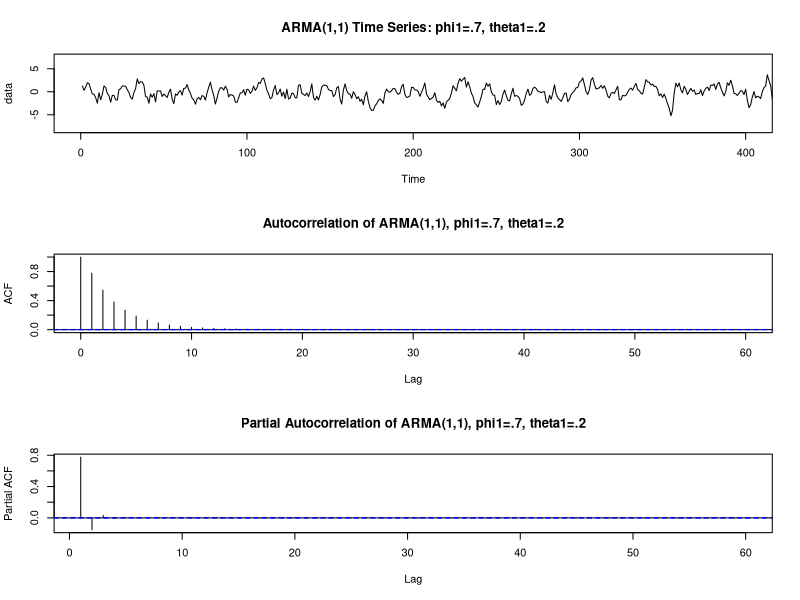
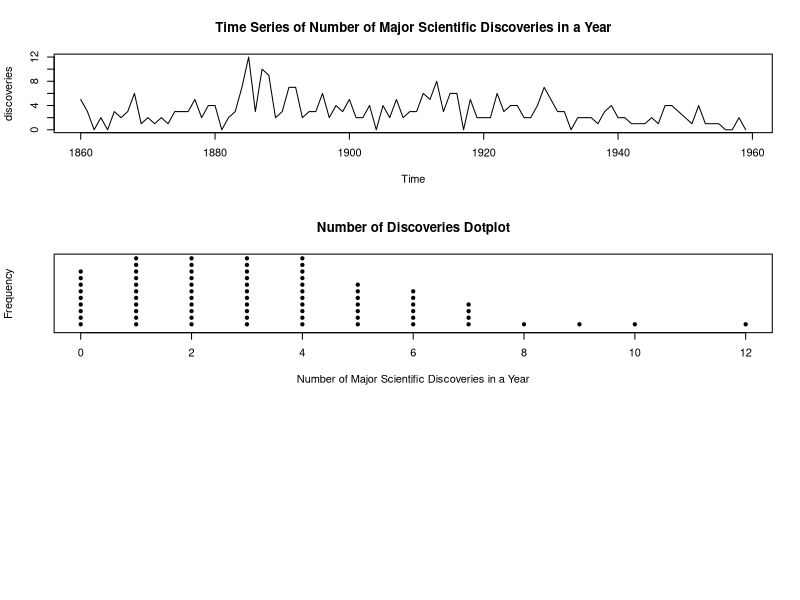
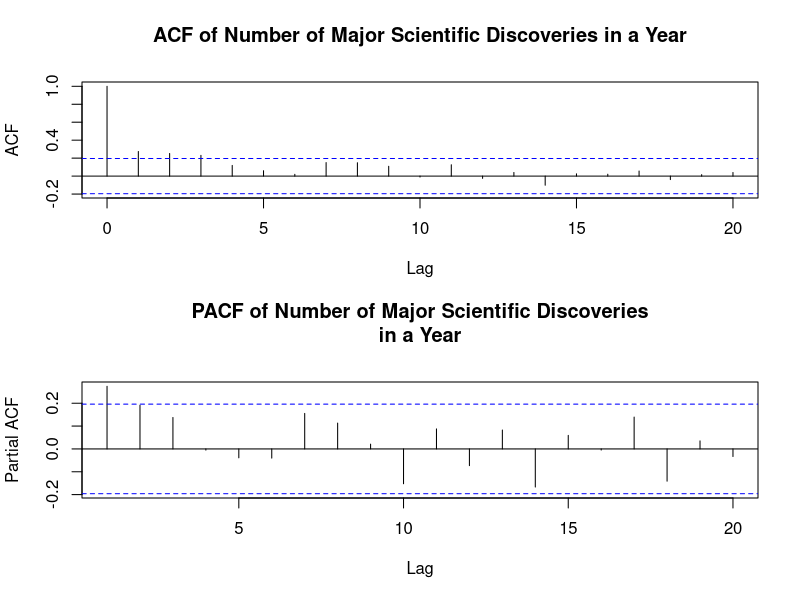

The R source for these figures, in order:
require("forecast")
rm(list=ls(all=TRUE))
set.seed(500) # Beginning of Heptarchy: Kent, Essex, Sussex,
# Wessex, East Anglia, Mercia, and Northumbria.
data = arima.sim( list(order = c(1,0,1), ar =.7, ma=.2), n = 1000000)
par(mfcol = c(3,1 ))
plot(data, main="ARMA(1,1) Time Series: phi1=.7, theta1=.2", xlim=c(0,400)) #first terms
acf(data, main="Autocorrelation of ARMA(1,1), phi1=.7, theta1=.2")
acf(data, type="partial", main="Partial Autocorrelation of ARMA(1,1), phi1=.7, theta1=.2")

modelo=arima(data,order=c(1,0,1),include.mean=FALSE)
modelo$coef

#(1-0.7B)x(t)=(1+0.2B)z(t)
# Ley geometrica ar^(n-k)=sum(k=1;inf)a/(1-r) si |r|< 1  prueba ley geometrica
#(1-0.7B)x(t)*(1/(1+0.2B))=z(t)
# 1/(1+0.2B)=1-0.2B+0.04B^2+0.08B^3... #segundo termino
# pi(b)=(1-0.7B)*(1-0.2B+0.04B^2-0.08B^3...)
# pi(b)=(1 ??? 0.9???? + 0.18????^2 ??? 0.036B^3+...)
#Is there a way to get a closed form expression for these ???? weights rather than the infinite series?Then we could express the autocorrelation function as a formula. Lets work a little more generally and develop a formula for a generic ARMA(1,1) process, then come back and apply it here.
#
#pi(B)= 1 ??? (???? + ????)B + (???? ??? ???? + ????)B^2???(???? ??? ???? ^2 + ????^3)B^ 3+(???????? 3 + ????)B^4
#pi(B)= 1 ??? (???? + ????)(???? ??? ???? B^2 + ????^2*B^3 ??? ????3B^4) +...
# phi(B_k)=(???1)^k(???? + ????) ????^(k???1)


#AR term phi
#MA term theta
#mixed_ARMA_autorregresive
B_k.ar=function(phi,theta,k){
  B_k=(-1)^(k)*(phi + theta)*theta^(k-1)
  print(B_k)
  }
#mixed_ARMA_movingAverage
B_k.ma=function(phi,theta,k){
  B_k=(phi + theta)*phi^(k-1)
  print(B_k)
}

for(i in 1:4){
  B_k.ar(phi=0.7,theta=0.2,k=i)
}
for(i in 1:4){
  B_k.ma(phi=0.7,theta=0.2,k=i)
}
#ARMA moving Average phi term estimation
phi_est=function(aut_cor,lag){
  phi=aut_cor[lag]/aut_cor[lag-1]
  print(phi)
}

#ejercicio
#(1-0.4B+0.16B^2-0.64B^3)*(1-0.6B)
# 1-0.4B+0.16B^2-0.64B^3-0.6B+0.24B^2+0.096B^3
# 1-0.16B+0.08B^2-0.032B^3

################################################################
plot(discoveries,
     main = "Time Series of Number of Major Scientific Discoveries in a Year")
stripchart(discoveries, method = "stack", offset=.5, at=.15,pch=19,
           main="Number of Discoveries Dotplot",
           xlab="Number of Major Scientific Discoveries in a Year",
           ylab="Frequency")

par(mfcol = c(2,1 ))
acf(discoveries, main="ACF of Number of Major Scientific Discoveries in a Year")
acf(discoveries, type="partial", main="PACF of Number of Major Scientific Discoveries
in a Year")
arima( discoveries, order=c(1,0,1) ) 
library(forecast)
auto.arima(discoveries, d=0, approximation=FALSE)
auto.arima(discoveries, d=0, ic="aic", approximation=TRUE)


#########################PARCIAL
#(1-0.5B)x(t)=(1+0.2)z(t)
#(1-0.5B)*(1-0.2B+0.04B^2-0.008B^3)
#(1-0.2B+0.04B^2-0.008B^3-0.5B+0.1B^2-0.02B^3+0.004B^4)
# 1-0.7B+0.14B^2-0.028B^3+0.004B^4


#(1+0.2B)*(1+0.5B+0.025B^2+0.125B^3)
#(1+0.5B+0.025B^2+0.125B^3+ 0.2B+0.1B^2+0.025B^3+0.025B^4)
# 1+0.7B+0.125B^2+0.15

for(i in 1:4){
  B_k.ma(phi=0.2,theta=0.5,k=i)
}
